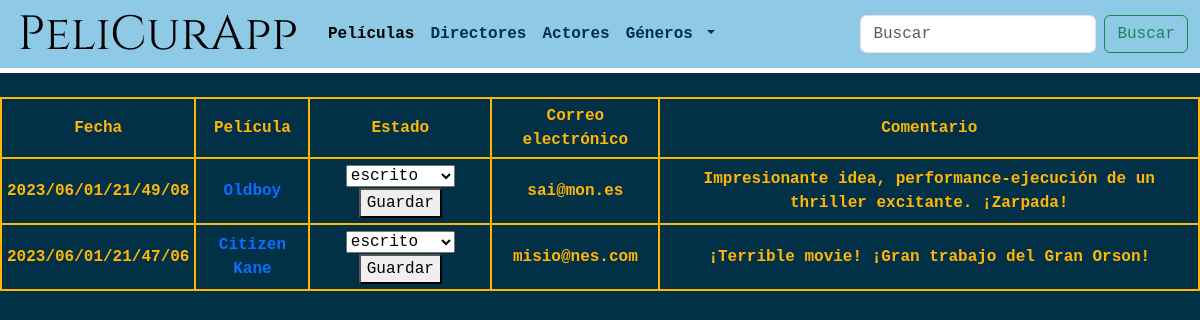
The app's page /pelicurapp/auditar/, older data.
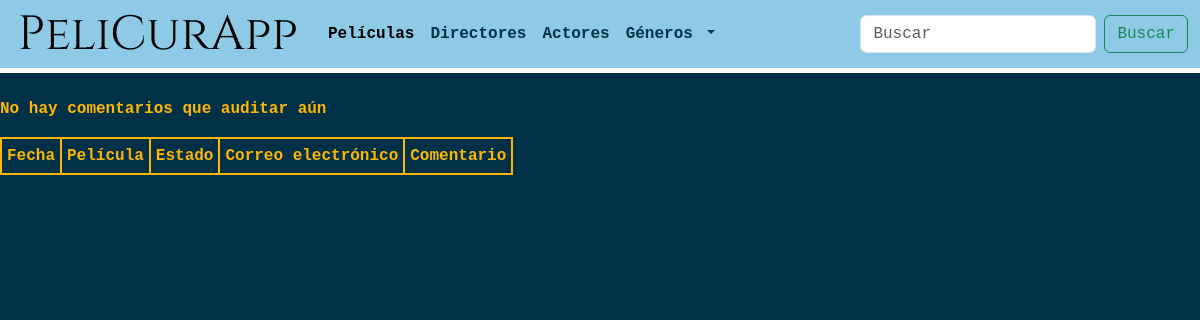
The same page, newer data.
### peliCura/models.py (models this page shows, shortened)
class Comentario(models.Model):
    ESCRITO = "E"
    ACEPTADO = "A"
    CENSURADO = "C"
    ESTADO_COMENTARIO_CHOICES = [
        (ESCRITO, "escrito"),
        (ACEPTADO, "publicado"),
        (CENSURADO, "censurado"),
    ]
    estado = models.CharField("Estado",
        max_length = 1,
        choices = ESTADO_COMENTARIO_CHOICES,
        default = ESCRITO,
    )
    manager = ComentarioManager()
    fecha = models.DateTimeField("Fecha",
                                  default=datetime.now)  # Fecha de creado el objeto datetime
    descripcion = models.TextField("Comentario", max_length=100)
    valoracion = models.FloatField("Puntaje",                           # <input type="number"> y Float
                                   validators = [MinValueValidator(1),  # DEBE SER ENTRE 1
                                                 MaxValueValidator(5)]) #  y 5
    pelicula = models.ForeignKey("Pelicula", on_delete=models.CASCADE)
    nombre = models.CharField("Nombre usuario", max_length=100)
    email = models.EmailField("Correo electrónico")

class Pelicula(models.Model):
    manager = PeliculaManager()
    titulo = models.CharField("Titulo", max_length=100) # <input type="text"> en HTML
    sinopsis = models.TextField("Sinospis", max_length=500) # <textarea> en HTML
    anio_realizacion = models.DateField("Año estreno") # solo el año
    duracion = models.IntegerField(validators=[
        MinValueValidator(1),
        MaxValueValidator(1240) # 1240 minutos = 24 hs de duración
    ]) # timedelta(days, seconds, miliseconds) en Python
    genero = models.ManyToManyField(Genero) # Relación muchos a muchos con Género
    director = models.ManyToManyField(Persona, related_name="director") # Relación muchos a muchos con Persona
    actor = models.ManyToManyField(Persona, related_name="actor") # Relación muchos a muchos con Persona
    puntuacion = models.FloatField("Puntuacion", default=0) # <input type="number"> y Float
    poster = models.ImageField("Póster", upload_to='posters_peliculas', null=True)
    def __str__(self) -> str:
      return self.titulo

### peliCura/views.py (the view, shortened to what this page needs)
# urls.py: path('pelicurapp/auditar/', AuditarComentario.as_view(), name="auditar-comentario"),
class AuditarComentario(TemplateView):
   template_name = "auditar_comentario.html"
   def get_context_data(self, **kwargs: Any) -> Dict[str, Any]:
      context = super().get_context_data(**kwargs)
      comentarios = Comentario.manager.filter(Q(estado = "E")).order_by('-fecha')
      context['comentarios'] = comentarios
      context['generoNavBar'] = Genero.manager.all().order_by('nombre')
      return context

### peliCura/templates/auditar_comentario.html (shortened to what this page needs)
{% extends 'base_template.html' %}
{% load static %}
{% block contenido %}
<table>
  <tr>
    <th>Fecha</th>
    <th>Película</th>
    <th>Estado</th>
    <th>Correo electrónico</th>
    <th>Comentario</th>
  </tr>
  {% for comentario in comentarios %}
  <tr>
    <td>{{ comentario.fecha|date:"Y/m/d/H/i/s" }}</td>
    <td><a href="{% url 'detalle-pelicula-id' comentario.pelicula.id %}">{{ comentario.pelicula }}</a></td>
    <td>
      <form method="post" action="{% url 'auditar-comentario' %}">
        <select name="estado">
          {% for choice in comentario.ESTADO_COMENTARIO_CHOICES %}
          <option value="{{ choice.0 }}" {% if choice.0 == comentario.estado %}selected{% endif %}>{{ choice.1 }}</option>
          {% endfor %}
        </select>
        <button type="submit">Guardar</button>
      </form>
    </td>
    <td>{{ comentario.email }}</td>
    <td>{{ comentario.descripcion }}</td>
  </tr>
  {% empty %}
  <p>No hay comentarios que auditar aún</p>
  {% endfor %}
</table>
{% endblock %}

Row changes from the older to the newer data that the page shows:
removed Comentario: fecha "2023/06/01/21/49/08", pelicula "Oldboy", estado "escrito", email "sai@mon.es", descripcion "Impresionante idea, performance-ejecución de un thriller excitante. ¡Zarpada!"
removed Comentario: fecha "2023/06/01/21/47/06", pelicula "Citizen Kane", estado "escrito", email "misio@nes.com", descripcion "¡Terrible movie! ¡Gran trabajo del Gran Orson!"
Text that changed along with them:
text now shown: "No hay comentarios que auditar aún"
